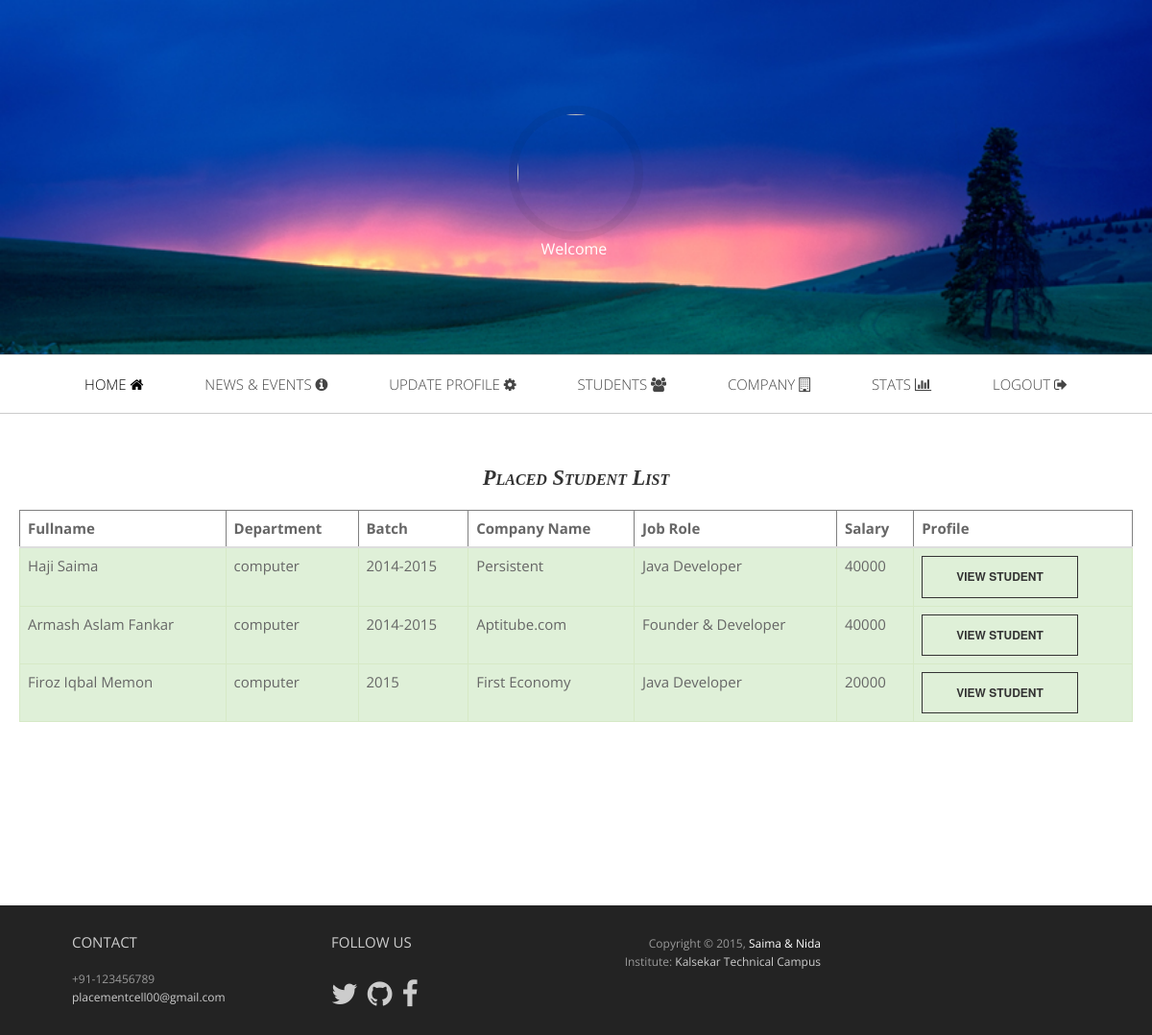
Screenshot of /tpo/placedstud.php with the database file from the repository.
### tables this page shows
CREATE TABLE IF NOT EXISTS `student_info` (
  `sid` int(255) NOT NULL,
  `username` varchar(255) NOT NULL,
  `fullname` varchar(255) NOT NULL,
  `dob` varchar(255) NOT NULL,
  `gender` varchar(255) NOT NULL,
  `address` varchar(255) NOT NULL,
  `about_you` varchar(255) NOT NULL,
  `institute` varchar(255) NOT NULL,
  `university` varchar(255) NOT NULL,
  `department` varchar(255) NOT NULL,
  `batch` varchar(255) NOT NULL,
  `deg_sem1` int(255) NOT NULL,
  `deg_sem2` int(255) NOT NULL,
  `deg_sem3` int(255) NOT NULL,
  `deg_sem4` int(255) NOT NULL,
  `deg_sem5` int(255) NOT NULL,
  `deg_sem6` int(255) NOT NULL,
  `deg_sem7` int(255) NOT NULL,
  `deg_sem8` int(255) NOT NULL,
  `deg_agg` int(255) NOT NULL,
  `diploma_agg` int(255) NOT NULL,
  `kt` int(255) NOT NULL,
  `hsc` int(255) NOT NULL,
  `ssc` int(255) NOT NULL,
  `key_skills` varchar(255) NOT NULL,
  `project_title` varchar(255) NOT NULL,
  `company` varchar(255) NOT NULL,
  `job_role` varchar(255) NOT NULL,
  `salary` int(255) NOT NULL,
  `approval` varchar(255) NOT NULL,
  `placed` varchar(255) NOT NULL,
  `filename` varchar(255) NOT NULL
);

### tpo/placedstud.php (the view, shortened to what this page needs)
<?php
include "tpomenu.php"; ?>
<?php
				$host="localhost";
				$user="root";
				$pass="";
				$con = mysqli_connect("$host","$user","$pass");
				mysqli_select_db($con,"placement");
				$sql = "SELECT * from student_info si,stud_login sl where si.sid=sl.sid and sl.approval='yes' and si.placed='yes'";
				$result = mysqli_query($con,$sql);
      $count = mysqli_num_rows($result);
            if($count==true){
?>
<body>
<div class="">
	<div id="respond">
        <center><h4 style="font-family:Acadian;
                            font-size:1.5em;
                            font-variant:small-caps;
                            font-style:oblique;
                            font-weight:800;">
                                            Placed Student List
                </h4>
        </center>
<div class="bs-example">
            <table class="table" border="1">
                <thead>
                    <tr>
                    <th>Fullname</th>
                    <th>Department</th>
                    <th>Batch</th>
                    <th>Company Name</th>
                    <th>Job Role</th>
                    <th>Salary</th>
                    <th>Profile</th>
                    </tr>
                </thead>
                 <tbody>
                     <?php
while ($row = mysqli_fetch_array($result)){
                $fullname= $row['fullname'];
                $department = $row['department'];
                $batch=$row['batch'];
                $comp=$row['company'];
                $job=$row['job_role'];
                $salary=$row['salary'];
                     ?>
                    <tr class="success">
                        <td><?php echo $fullname ?></td>
                        <td><?php echo $department ?></td>
                        <td><?php echo $batch ?></td>
                        <td><?php echo $comp ?></td>
                        <td><?php echo $job ?></td>
                        <td><?php echo $salary ?></td>
                        <td>
                        <form action="viewplacedstud.php" method="post">
                         <button type="submit" class="btn btn-action">View Student</button>                             </form>
                        </td>
                     </tr>
                    <?php } } ?>
                </tbody>
            </table>
        </div>
    </div>
</div>
</div><br><br><br><br><Br>
</body>

### assets/css/styles.css (style rules this page uses)
html { font-size: 100%; }
body { font-size: 15px; font-size: 0.9375rem; font-family: "Open sans", Helvetica, Arial, sans-serif; color: #666666; padding: 0; }
p { line-height: 1.6em; margin: 0 0 30px 0; }
h1, h2, h3, h4, h5, h6, .h1, .h2, .h3, .h4, .h5, .h6 { font-family: "Open sans", Helvetica, Arial, sans-serif; font-weight: 400; color: #333333; }
h3 { font-size: 30px; font-size: 1.875rem; }
h4 { font-size: 24px; font-size: 1.5rem; }
a { color: #bd1550; }
.btn { font-size: 12px; font-size: 0.75rem; text-decoration: none; text-transform: uppercase; font-family: "Helvetica Neue", Helvetica, Arial, sans-serif; color: #333; -webkit-border-radius: 0px; -webkit-background-clip: padding-box; -moz-border-radius: 0px; -moz-background-clip: padding; border-radius: 0px; background-clip: padding-box; -webkit-transition-property: all; -moz-transition-property: all; -o-transition-property: all; -ms-transition-property: all; transition-property: all; -webkit-transition-duration: 0.2s; -moz-transition-duration: 0.2s; -o-transition-duration: 0.2s; transition-duration: 0.2s; border: 0 none; padding: 12px 35px; text-shadow: 0 1px 0px #780d33; }
.btn-action { font-weight: bold; background: transparent!important; border: 1px solid #333; text-shadow: none; }
#respond { margin: 55px 0 0 0; }
#footer { background: #232323; padding: 30px 0 0 0; font-size: 12px; color: #999; }
#footer a { color: #ccc; }
#footer h3.widget-title { font-size: 15px; font-size: 0.9375rem; text-transform: uppercase; color: #ccc; margin: 0 0 20px; }
.follow-me-icons { font-size: 30px; }
.follow-me-icons i { float: left; margin: 0 10px 0 0; }
@media (min-width: 1200px) { .container { max-width: 1080px; } }

### tpo/placedstud.php (style rules this page uses)
.bs-example { margin: 20px; }

### rows the page displays
student_info: fullname "Haji Saima", department "computer", batch "2014-2015", company "Persistent", job_role "Java Developer", salary "40000"
student_info: fullname "Armash Aslam Fankar", department "computer", batch "2014-2015", company "Aptitube.com", job_role "Founder & Developer", salary "40000"
student_info: fullname "Firoz Iqbal Memon", department "computer", batch "2015", company "First Economy", job_role "Java Developer", salary "20000"

### other values shown
Welcome "Welcome"
